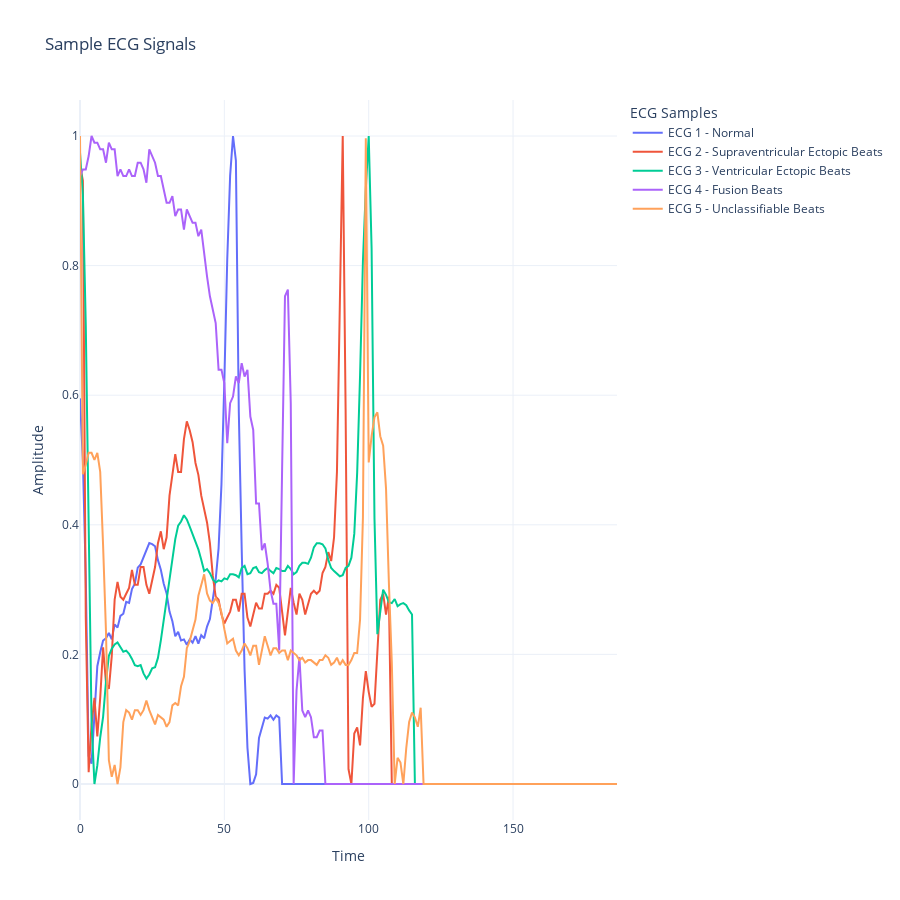

The notebook cell this image was saved under:
### Code cell
num_samples = 5  
unique_classes = y.unique()  
selected_indices = []

for cls in unique_classes:
    class_indices = y[y == cls].index 
    num_to_sample = min(1, len(class_indices)) 
    selected_indices.extend(np.random.choice(class_indices, num_to_sample, replace=False))

remaining_samples = num_samples - len(selected_indices)
if remaining_samples > 0:
    additional_indices = y.drop(selected_indices).sample(remaining_samples, random_state=42).index
    selected_indices.extend(additional_indices)

fig = go.Figure()

for i, idx in enumerate(selected_indices):
    label_id = y.loc[idx] 
    label_name = id_to_label[int(label_id)] 

    fig.add_trace(go.Scatter(
        y=X.loc[idx].values,
        mode='lines',
        name=f"ECG {i+1} - {label_name}"
    ))

fig.update_layout(
    title="Sample ECG Signals",
    xaxis_title="Time",
    yaxis_title="Amplitude",
    legend_title="ECG Samples",
    template="plotly_white",
    height=900
)

fig.show()

### Figure 1 — Plotly figure (JSON) as saved in the notebook; plotly's stock layout.template omitted (floating-point values rounded to 4 significant figures; data arrays with more than 128 entries replaced by an {"elided": "..."} marker saying what was removed)
{"data": [{"mode": "lines", "name": "ECG 1 - Normal", "type": "scatter", "y": {"elided": "187 float values"}}, {"mode": "lines", "name": "ECG 2 - Supraventricular Ectopic Beats", "type": "scatter", "y": {"elided": "187 float values"}}, {"mode": "lines", "name": "ECG 3 - Ventricular Ectopic Beats", "type": "scatter", "y": {"elided": "187 float values"}}, {"mode": "lines", "name": "ECG 4 - Fusion Beats", "type": "scatter", "y": {"elided": "187 float values"}}, {"mode": "lines", "name": "ECG 5 - Unclassifiable Beats", "type": "scatter", "y": {"elided": "187 float values"}}], "layout": {"height": 900, "legend": {"title": {"text": "ECG Samples"}}, "title": {"text": "Sample ECG Signals"}, "xaxis": {"title": {"text": "Time"}}, "yaxis": {"title": {"text": "Amplitude"}}}}
